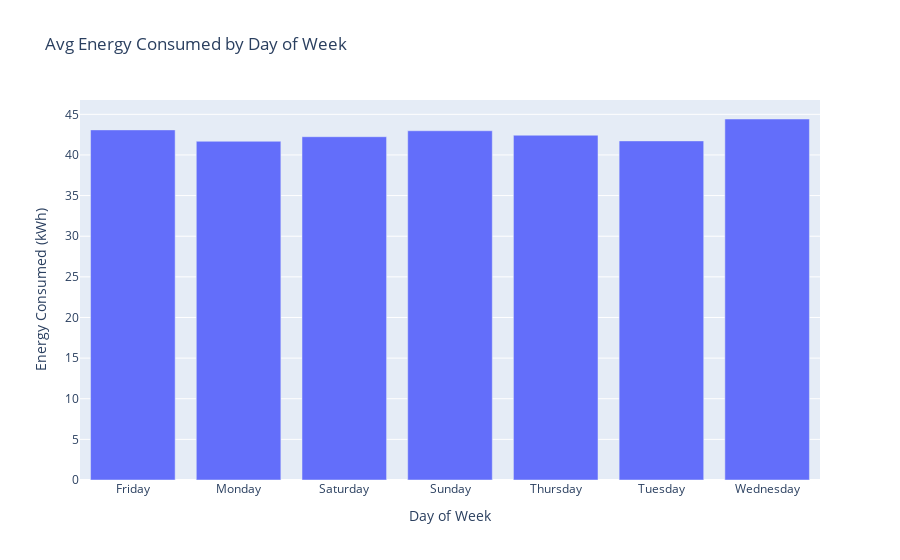

Notebook source saved alongside this figure:
### Code cell
avg_energy = df.groupby("Day of Week")["Energy Consumed (kWh)"].mean().reset_index()
fig8 = px.bar(avg_energy, x="Day of Week", y="Energy Consumed (kWh)",
              title="Avg Energy Consumed by Day of Week")
fig8.show()

### Figure 1 — Plotly figure (JSON) as saved in the notebook; plotly's stock layout.template omitted (floating-point values rounded to 4 significant figures)
{"data": [{"hovertemplate": "Day of Week=%{x}<br>Energy Consumed (kWh)=%{y}<extra></extra>", "legendgroup": "", "marker": {"color": "#636efa", "pattern": {"shape": ""}}, "name": "", "orientation": "v", "showlegend": false, "textposition": "auto", "type": "bar", "x": ["Friday", "Monday", "Saturday", "Sunday", "Thursday", "Tuesday", "Wednesday"], "xaxis": "x", "y": [43.09, 41.68, 42.25, 42.98, 42.43, 41.73, 44.43], "yaxis": "y"}], "layout": {"barmode": "relative", "legend": {"tracegroupgap": 0}, "title": {"text": "Avg Energy Consumed by Day of Week"}, "xaxis": {"anchor": "y", "domain": [0, 1], "title": {"text": "Day of Week"}}, "yaxis": {"anchor": "x", "domain": [0, 1], "title": {"text": "Energy Consumed (kWh)"}}}}
